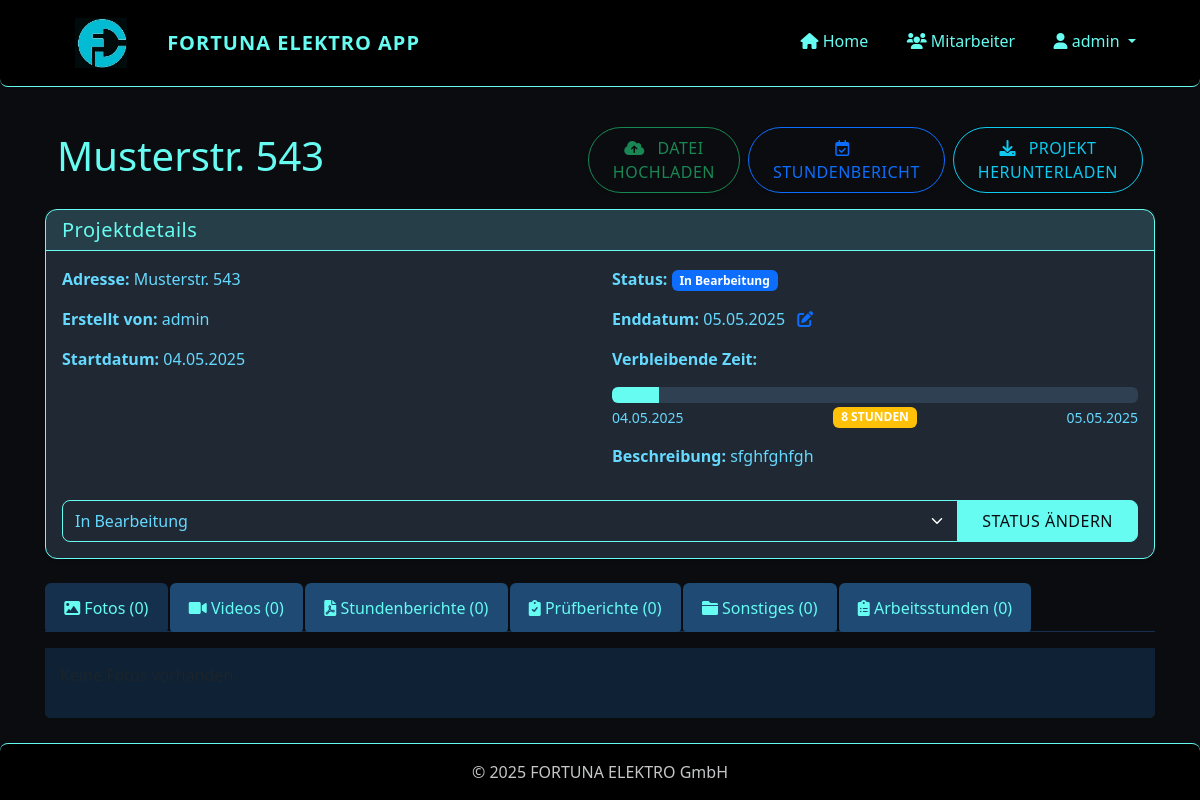
Screenshot of /project/4 (signed in) with the database file from the repository.
### app/models/user.py (models this page shows, shortened)
class User(UserMixin, db.Model):
    id = db.Column(db.Integer, primary_key=True)
    username = db.Column(db.String(64), unique=True, nullable=False)
    password_hash = db.Column(db.String(128), nullable=False)
    role = db.Column(db.String(20), nullable=False, default='installateur')  # 'admin' oder 'installateur'
    is_active = db.Column(db.Boolean, default=True)
    created_at = db.Column(db.DateTime, default=datetime.utcnow)
    projects = db.relationship('Project', backref='creator', lazy='dynamic')
    files = db.relationship('File', backref='uploader', lazy='dynamic')
    timesheets = db.relationship('Timesheet', backref='employee', lazy='dynamic')
    def is_admin(self):
        return self.role == 'admin'

### app/models/project.py (models this page shows, shortened)
class Project(db.Model):
    id = db.Column(db.Integer, primary_key=True)
    name = db.Column(db.String(128), nullable=False)  # Adresse als Projektname
    description = db.Column(db.Text)
    start_date = db.Column(db.DateTime, default=datetime.utcnow)
    end_date = db.Column(db.DateTime)
    status = db.Column(db.String(20), default='in_bearbeitung')  # 'in_bearbeitung', 'abgeschlossen', 'archiviert'
    creator_id = db.Column(db.Integer, db.ForeignKey('user.id'))
    files = db.relationship('File', backref='project', lazy='dynamic', cascade='all, delete-orphan')
    timesheets = db.relationship('Timesheet', backref='project', lazy='dynamic', cascade='all, delete-orphan')
    def get_progress_percentage(self):
        if not self.end_date or not self.start_date:
            return 0
        now = datetime.now()
        if now < self.start_date:
            return 0
        if now > self.end_date:
            return 100
        total_duration = (self.end_date - self.start_date).total_seconds()
        elapsed_time = (now - self.start_date).total_seconds()
        if total_duration == 0:
            return 100
        progress = (elapsed_time / total_duration) * 100
        return min(round(progress), 100)  # Ensure we don't exceed 100%
    def get_remaining_hours(self):
        if not self.end_date:
            return None
        now = datetime.now()
        time_diff = self.end_date - now
        total_hours = int(time_diff.total_seconds() / 3600)
        if total_hours < 0:
            return 0
        return total_hours

### app/routes/projects.py (the view)
@projects.route('/project/<int:project_id>')
@login_required
def view_project(project_id):
    project = Project.query.get_or_404(project_id)
    status_form = ProjectStatusForm(obj=project)
    photos = project.files.filter_by(file_type='foto').all()
    videos = project.files.filter_by(file_type='video').all()
    timesheets = project.files.filter_by(file_type='stundenbericht').all()
    reports = project.files.filter_by(file_type='pruefbericht').all()
    other_files = project.files.filter_by(file_type='sonstiges').all()
    timesheets_data = project.timesheets.order_by(Timesheet.date.desc()).all()
    status_form = ProjectStatusForm()
    status_form.status.data = project.status
    end_date_form = ProjectEndDateForm()
    if project.end_date:
        end_date_form.end_date.data = project.end_date
    return render_template(
        'projects/view.html',
        title=project.name,
        project=project,
        photos=photos,
        videos=videos,
        timesheets=timesheets,
        reports=reports,
        other_files=other_files,
        timesheets_data=timesheets_data,
        status_form=status_form,
        end_date_form=end_date_form
    )

### app/templates/projects/view.html (shortened to what this page needs)
{% extends "base.html" %}
{% block content %}
<div class="container-fluid py-3">
  <div class="row align-items-center">
    <div class="col-12 col-md-6 mb-3 mb-md-0">
      <h1 style="color: var(--accent)">{{ project.name }}</h1>
    </div>
    <div class="col-12 col-md-6">
        <div class="d-flex flex-column flex-sm-row gap-2 justify-content-start justify-content-md-end">
            <a href="{{ url_for('files.upload_file', project_id=project.id) }}" class="btn btn-outline-success rounded-pill shadow-sm px-4 py-2">
              <i class="fas fa-cloud-upload-alt me-2" ></i>
              <span>Datei hochladen</span>
            </a>
            <a href="{{ url_for('timesheets.new_timesheet', project_id=project.id) }}" class="btn btn-outline-primary rounded-pill shadow-sm px-4 py-2">
              <i class="far fa-calendar-check me-2" ></i>
              <span>Stundenbericht</span>
            </a>
            <a href="{{ url_for('files.download_project', project_id=project.id) }}" class="btn btn-outline-info rounded-pill shadow-sm px-4 py-2">
              <i class="fas fa-download me-2" ></i>
              <span>Projekt herunterladen</span>
            </a>
          </div>
    </div>
  </div>
</div>
<div class="card mb-4 shadow-sm">
    <div class="card-header">
        <h5 class="mb-0">Projektdetails</h5>
    </div>
    <div class="card-body">
        <div class="row">
            <div class="col-md-6">
                <p><strong>Adresse:</strong> {{ project.name }}</p>
                <p><strong>Erstellt von:</strong> {{ project.creator.username }}</p>
                <p><strong>Startdatum:</strong> {{ project.start_date.strftime('%d.%m.%Y') }}</p>
            </div>
            <div class="col-md-6">
                <p><strong>Status:</strong>
                    {% if project.status == 'in_bearbeitung' %}
                        <span class="badge bg-primary">In Bearbeitung</span>
                    {% elif project.status == 'archiviert' %}
                        <span class="badge bg-secondary">Archiviert</span>
                    {% endif %}
                </p>
{% if project.end_date %}
<p>
    <strong>Enddatum:</strong> {{ project.end_date.strftime('%d.%m.%Y') }}
    <a href="#" data-bs-toggle="modal" data-bs-target="#changeEndDateModal" title="Enddatum ändern">
        <i class="fas fa-edit ms-2"></i>
    </a>
</p>
<div class="countdown-container mt-2 mb-3">
    <p><strong>Verbleibende Zeit:</strong></p>
    <div class="progress" style="height: 16px; background-color: #2f4052;">
        <div class="progress-bar" id="project-progress-bar" role="progressbar"
             style="background-color: var(--accent); width: {{ project.get_progress_percentage() }}%;"
             aria-valuenow="{{ project.get_progress_percentage() }}" aria-valuemin="0" aria-valuemax="100"></div>
    </div>
    <div class="d-flex justify-content-between mt-1">
        <small class="text-muted">{{ project.start_date.strftime('%d.%m.%Y') }}</small>
        <span id="countdown-timer" class="badge
            {% if project.get_remaining_hours() > 168 %}
                bg-success
            {% elif project.get_remaining_hours() > 24 %}
                bg-info
            {% elif project.get_remaining_hours() > 0 %}
                bg-warning
            {% else %}
                bg-danger
            {% endif %}">
        </span>
        <small class="text-muted">{{ project.end_date.strftime('%d.%m.%Y') }}</small>
    </div>
</div>
{% endif %}
                <p><strong>Beschreibung:</strong> {{ project.description or 'Keine Beschreibung' }}</p>
            </div>
        </div>
        <div class="mt-3">
            <form method="POST" action="{{ url_for('projects.update_status', project_id=project.id) }}">
                <div class="input-group">
                    {{ status_form.status(class="form-select") }}
                    <button type="submit" class="btn btn-primary">Status ändern</button>
                </div>
            </form>
        </div>
    </div>
</div>
<ul class="nav nav-tabs mb-3" id="projectTabs" role="tablist">
    <li class="nav-item" role="presentation">
        <button class="nav-link active" id="photos-tab" data-bs-toggle="tab" data-bs-target="#photos" type="button" role="tab">
            <i class="fas fa-image"></i> Fotos ({{ photos|length }})
        </button>
    </li>
    <li class="nav-item" role="presentation">
        <button class="nav-link" id="videos-tab" data-bs-toggle="tab" data-bs-target="#videos" type="button" role="tab">
            <i class="fas fa-video"></i> Videos ({{ videos|length }})
        </button>
    </li>
    <li class="nav-item" role="presentation">
        <button class="nav-link" id="timesheets-tab" data-bs-toggle="tab" data-bs-target="#timesheets" type="button" role="tab">
            <i class="fas fa-file-pdf"></i> Stundenberichte ({{ timesheets|length }})
        </button>
    </li>
    <li class="nav-item" role="presentation">
        <button class="nav-link" id="reports-tab" data-bs-toggle="tab" data-bs-target="#reports" type="button" role="tab">
            <i class="fas fa-clipboard-check"></i> Prüfberichte ({{ reports|length }})
        </button>
    </li>
    <li class="nav-item" role="presentation">
        <button class="nav-link" id="other-tab" data-bs-toggle="tab" data-bs-target="#other" type="button" role="tab">
            <i class="fas fa-folder"></i> Sonstiges ({{ other_files|length }})
        </button>
    </li>
    <li class="nav-item" role="presentation">
        <button class="nav-link" id="timesheet-data-tab" data-bs-toggle="tab" data-bs-target="#timesheet-data" type="button" role="tab">
            <i class="fas fa-clipboard-list"></i> Arbeitsstunden ({{ timesheets|length }})
        </button>
    </li>
</ul>
<div class="tab-content" id="projectTabsContent">
    <div class="tab-pane fade show active" id="photos" role="tabpanel">
        <div class="row">
            {% if photos %}
                {% for file in photos %}
                    <div class="col-md-4 col-lg-3 mb-4">
                        <div class="card h-100">
                            <a href="{{ url_for('files.view_file', filename=file.file_path) }}" target="_blank">
                                <img src="{{ url_for('files.view_file', filename=file.file_path) }}" class="card-img-top" alt="{{ file.original_filename }}">
                            </a>
                            <div class="card-body">
                                <h6 class="card-title text-truncate">{{ file.original_filename }}</h6>
                                <p class="card-text">
                                    <small class="text-muted">
                                        {{ (file.file_size / 1024)|round(1) }} KB -
                                        {{ file.upload_date.strftime('%d.%m.%Y') }}
                                    </small>
                                </p>
                                <a href="{{ url_for('files.delete_file', file_id=file.id) }}" class="btn btn-sm btn-outline-danger" onclick="return confirm('Wirklich löschen?')">
                                    <i class="fas fa-trash"></i>
                                </a>
                            </div>
                        </div>
                    </div>
                {% endfor %}
            {% else %}
                <div class="col-12">
                    <p class="text-muted">Keine Fotos vorhanden.</p>
                </div>
            {% endif %}
        </div>
    </div>
</div>
{% endblock %}

### app/templates/base.html (shortened to what this page needs)
<!DOCTYPE html>
<html lang="de">
<head>
    <link href="https://cdn.jsdelivr.net/npm/bootstrap@5.3.0/dist/css/bootstrap.min.css" rel="stylesheet">
    <link rel="stylesheet" href="https://cdnjs.cloudflare.com/ajax/libs/font-awesome/6.0.0/css/all.min.css">
    <link rel="stylesheet" href="{{ url_for('static', filename='css/style.css') }}">
</head>
<body>
<nav class="navbar navbar-expand-lg navbar-dark mb-4">
    <div class="container position-relative">
        <a class="navbar-brand d-flex align-items-center" href="{{ url_for('dashboard.index') }}">
            <img src="{{ url_for('static', filename='img/logo.jpg') }}" alt="Fortuna Elektro Logo"
                 style="height: 50px; width: auto; max-height: 90%; margin-right: 40px; margin-left: 30px;">
            <span style="color: var(--accent)">FORTUNA ELEKTRO APP</span>
        </a>
        <div class="collapse navbar-collapse" id="navbarNav">
            <ul class="navbar-nav ms-auto">
                {% if current_user.is_authenticated %}
                    <li class="nav-item">
                        <a class="nav-link" href="{{ url_for('dashboard.index') }}">
                            <i class="fas fa-home"></i> Home
                        </a>
                    </li>
                    {% if current_user.is_admin() %}
                        <li class="nav-item">
                            <a class="nav-link" href="{{ url_for('admin.list_users') }}">
                                <i class="fas fa-users"></i> Mitarbeiter
                            </a>
                        </li>
                    {% endif %}
                    <li class="nav-item dropdown">
                        <a class="nav-link dropdown-toggle" href="#" role="button" data-bs-toggle="dropdown">
                            <i class="fas fa-user"></i> {{ current_user.username }}
                        </a>
                    </li>
                {% else %}
                    <li class="nav-item">
                        <a class="nav-link" href="{{ url_for('auth.login') }}">
                            <i class="fas fa-sign-in-alt"></i> Anmelden
                        </a>
                    </li>
                {% endif %}
            </ul>
        </div>
    </div>
</nav>
    <div class="container mb-5">
        {% block content %}{% endblock %}
    </div>
    <footer class="footer mt-auto py-3">
        <div class="container text-center">
            <span class="text-muted">&copy; 2025 FORTUNA ELEKTRO GmbH</span>
        </div>
    </footer>
</body>
</html>

### rows the page displays
User: username "admin", creator.username "admin"
Project: name "Musterstr. 543", start_date "04.05.2025", end_date "05.05.2025", description "sfghfghfgh", status "In Bearbeitung"

### other values shown
{{ photos|length }} "0"
{{ videos|length }} "0"
{{ timesheets|length }} "0"
{{ reports|length }} "0"
{{ other_files|length }} "0"
